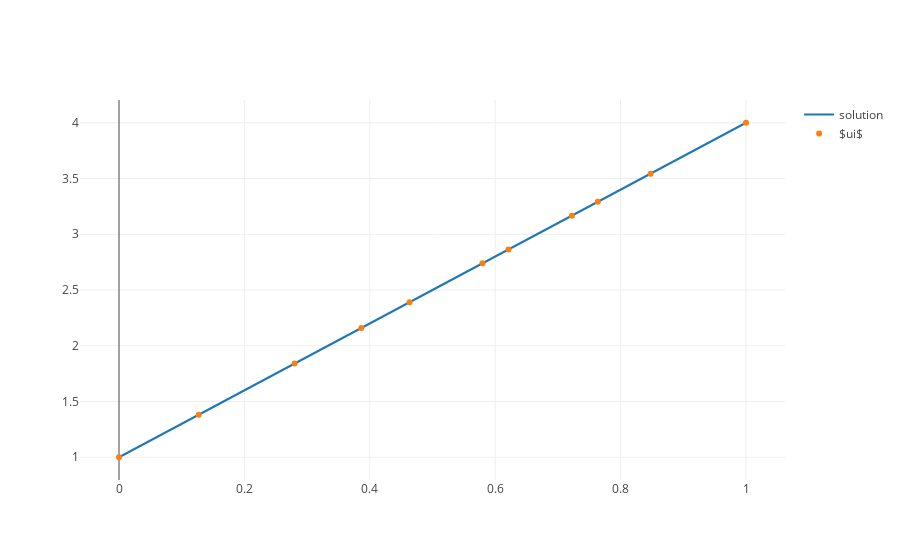

Notebook source saved alongside this figure:
### Markdown cell above
We now plot, we expect a line!

### Code cell
x, u = interpolate(ui)


fig = go.Figure(data=[
    go.Scatter(x=x, y=u, mode='lines', name="solution"),
    go.Scatter(x=s, y=ui, mode='markers', name="$ui$"),
])
plotly.iplot(fig)

### Figure 1 — Plotly figure (JSON) as saved in the notebook; plotly's stock layout.template omitted (floating-point values rounded to 4 significant figures; data arrays with more than 128 entries replaced by an {"elided": "..."} marker saying what was removed)
{"data": [{"mode": "lines", "name": "solution", "type": "scatter", "uid": "f9316805-5fbd-4ee8-81e2-9de5eed95ef5", "x": {"elided": "500 float values"}, "y": {"elided": "500 float values"}}, {"mode": "markers", "name": "$ui$", "type": "scatter", "uid": "c530315e-39bf-4580-879e-b1603348760c", "x": [0, 0.1271, 0.28, 0.3865, 0.4634, 0.5798, 0.6212, 0.7223, 0.7637, 0.8478, 1], "y": [1, 1.381, 1.84, 2.159, 2.39, 2.739, 2.864, 3.167, 3.291, 3.544, 4]}], "layout": {}}
